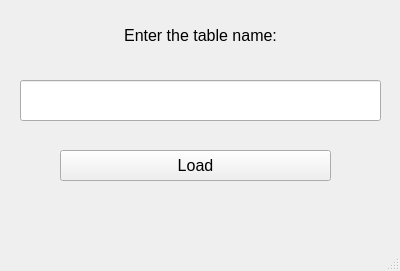
<?xml version="1.0" encoding="UTF-8"?>
<ui version="4.0">
 <class>Loader</class>
 <widget class="QMainWindow" name="Loader">
  <property name="geometry">
   <rect>
    <x>0</x>
    <y>0</y>
    <width>400</width>
    <height>271</height>
   </rect>
  </property>
  <property name="windowTitle">
   <string>MainWindow</string>
  </property>
  <widget class="QWidget" name="centralwidget">
   <widget class="QLineEdit" name="lineEdit">
    <property name="geometry">
     <rect>
      <x>20</x>
      <y>80</y>
      <width>361</width>
      <height>41</height>
     </rect>
    </property>
   </widget>
   <widget class="QLabel" name="label">
    <property name="geometry">
     <rect>
      <x>40</x>
      <y>20</y>
      <width>321</width>
      <height>31</height>
     </rect>
    </property>
    <property name="font">
     <font>
      <pointsize>12</pointsize>
     </font>
    </property>
    <property name="text">
     <string>Enter the table name:</string>
    </property>
    <property name="alignment">
     <set>Qt::AlignCenter</set>
    </property>
   </widget>
   <widget class="QPushButton" name="pushButton">
    <property name="geometry">
     <rect>
      <x>60</x>
      <y>150</y>
      <width>271</width>
      <height>31</height>
     </rect>
    </property>
    <property name="font">
     <font>
      <pointsize>12</pointsize>
     </font>
    </property>
    <property name="text">
     <string>Load</string>
    </property>
   </widget>
  </widget>
  <widget class="QMenuBar" name="menubar">
   <property name="geometry">
    <rect>
     <x>0</x>
     <y>0</y>
     <width>400</width>
     <height>21</height>
    </rect>
   </property>
  </widget>
  <widget class="QStatusBar" name="statusbar"/>
 </widget>
 <resources/>
 <connections/>
</ui>
